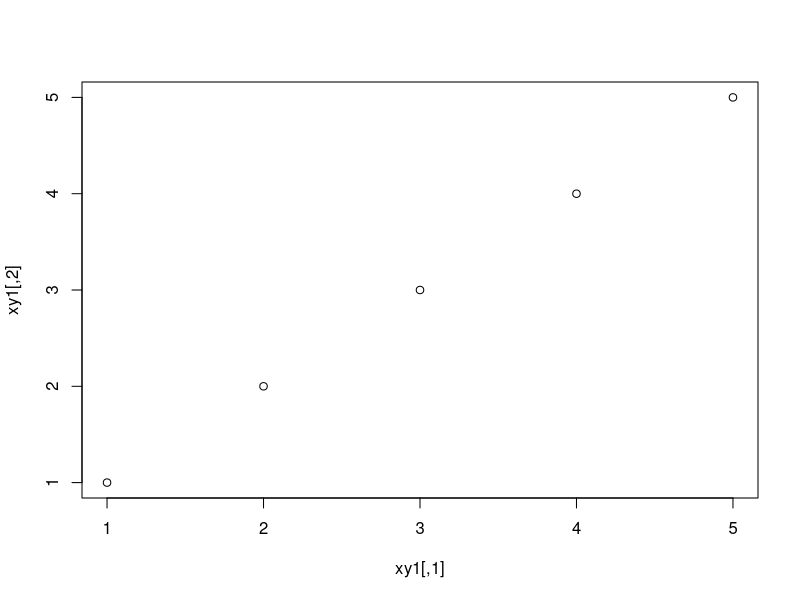
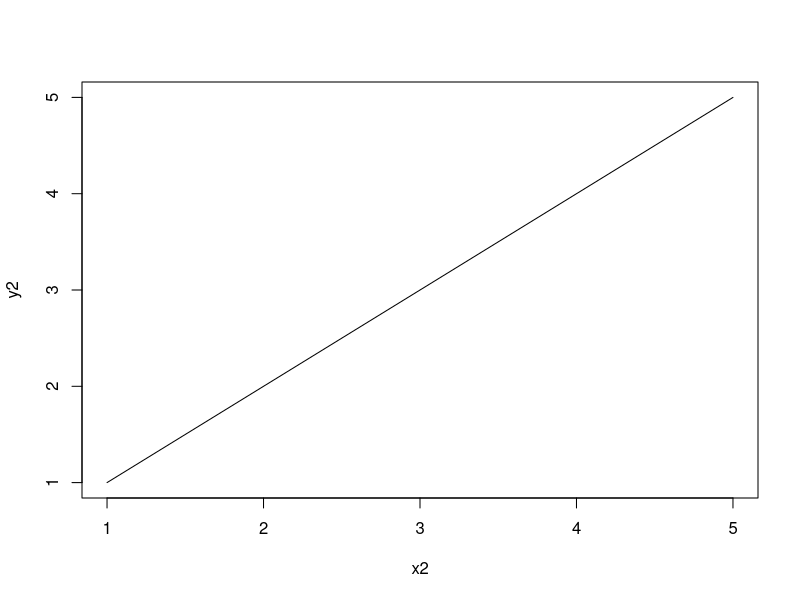
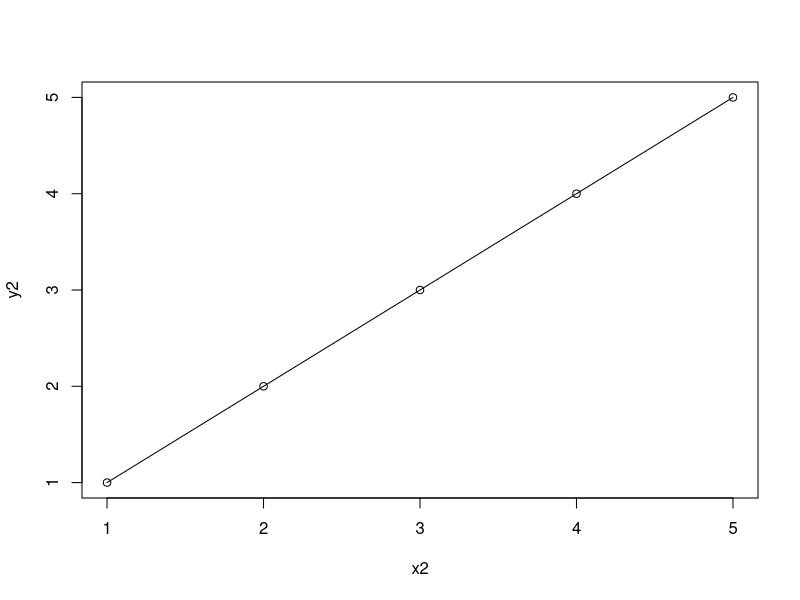
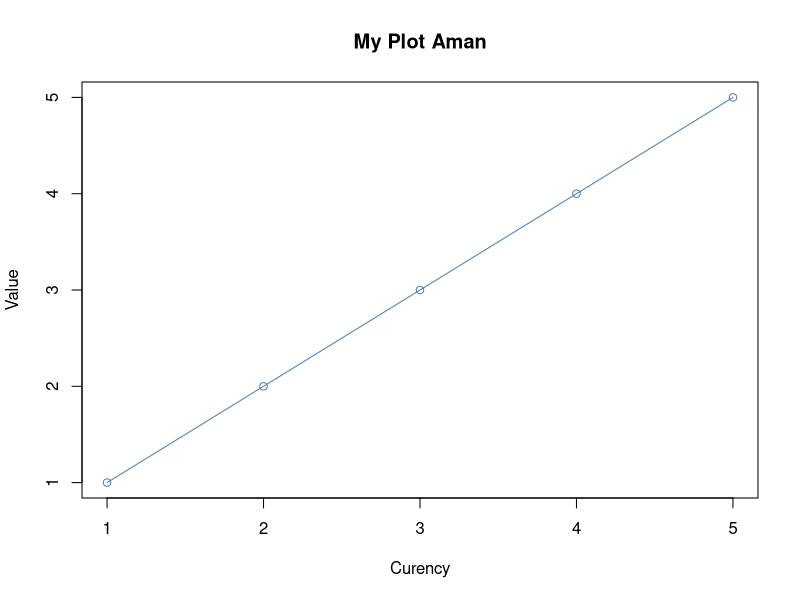
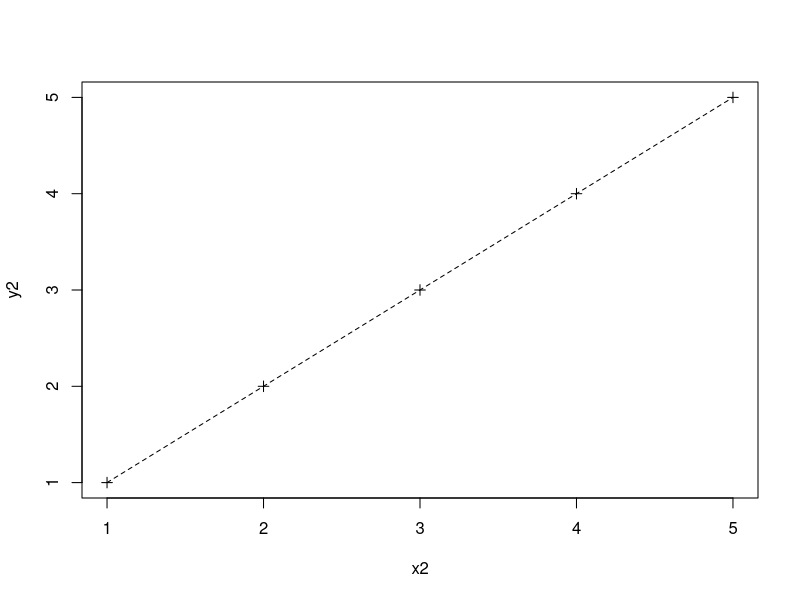
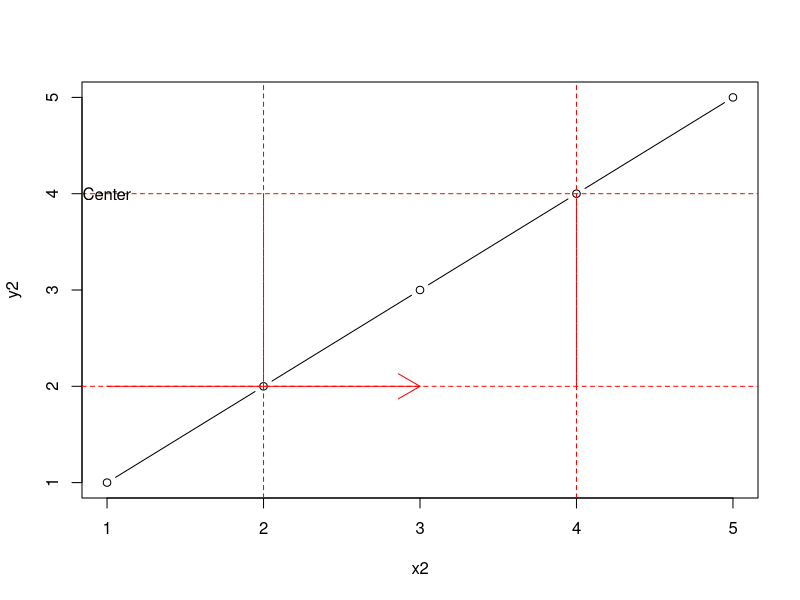
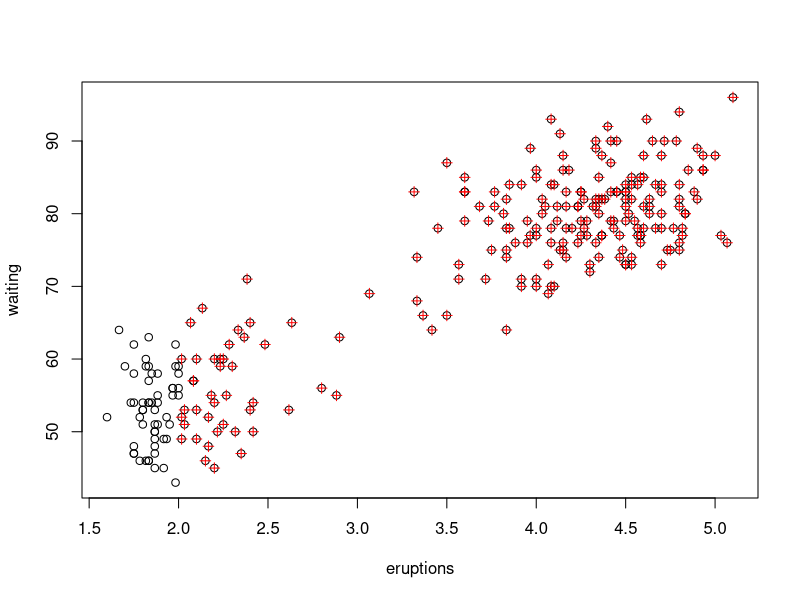

R code for these plots, in order:
# ----- BASIC PLOTTING -----
# R provides great plotting tools

# Plotting x y coordinates from a matrix
# 1st 5 are x and 2nd 5 are y
xy1 = matrix(data=c(1,2,3,4,5), nrow=5, ncol=5)
xy1
plot(xy1)

# Draw a line
x2 = c(1,2,3,4,5)
y2 = c(1,2,3,4,5)
plot(x2, y2, type="l")

# Points and lines
plot(x2, y2, type="o") #o

# Points and lines with no space around points,
# labels, a blue line (Find more with colors())
plot(x2, y2, type="o", 
     main="My Plot Aman", xlab="Curency", ylab="Value",
     col="steelblue")
#type colors() in console to know various colors

# pch (1-25) defines different points
# lty (1-6) defines different lines
# xlim defines the max and min x plotting region
# ylim defines the max and min y plotting region
plot(x2, y2, type="o", pch=3, lty=2,
     xlim=c(1,5), ylim=c(1,5))

# Multiple plots
plot(x2, y2, type="b")

# Adds straight lines at 2 and 4 coordinates
abline(h=c(2,4), col="red",lty=2)
abline(v=c(2,4), col="red",lty=2)


# Draw a 2 segmented lines with starting and ending x
# and y points
segments(x0=c(2,4), y0=c(2,2), x1=c(2,4), y1=c(4,4),
         col="red",lty=2)

# Draw an arrow
arrows(x0=1, y0=2, x1=3, y1=2, col="red")

# Print Text
text(x=1, y=4, labels="Center")

# Load a built in data.frame
plot(faithful)

# Highlight eruptions with a waiting time greater
# then 4
eruptions4 = with(faithful, faithful[eruptions > 2,])

# Draw specific points
points(eruptions4, col="red", pch=3)

 